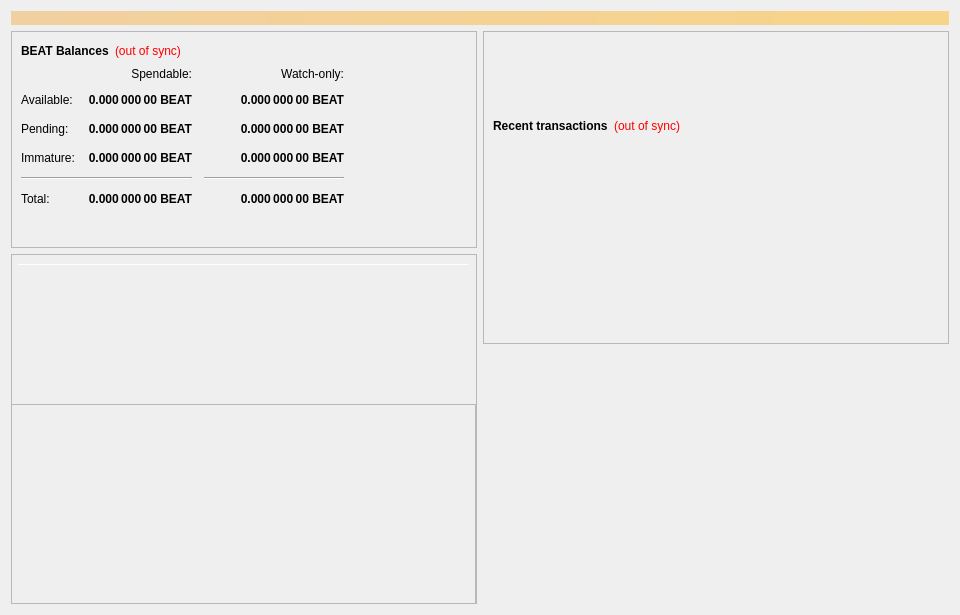
<?xml version="1.0" encoding="UTF-8"?>
<ui version="4.0">
 <class>OverviewPage</class>
 <widget class="QWidget" name="OverviewPage">
  <property name="geometry">
   <rect>
    <x>0</x>
    <y>0</y>
    <width>960</width>
    <height>615</height>
   </rect>
  </property>
  <property name="minimumSize">
   <size>
    <width>960</width>
    <height>0</height>
   </size>
  </property>
  <property name="windowTitle">
   <string>Form</string>
  </property>
  <layout class="QVBoxLayout" name="topLayout">
   <item>
    <widget class="QLabel" name="labelAlerts">
     <property name="visible">
      <bool>false</bool>
     </property>
     <property name="styleSheet">
      <string notr="true">background-color: qlineargradient(x1: 0, y1: 0, x2: 1, y2: 0, stop:0 #F0D0A0, stop:1 #F8D488); color:#000000;</string>
     </property>
     <property name="wordWrap">
      <bool>true</bool>
     </property>
     <property name="margin">
      <number>3</number>
     </property>
    </widget>
   </item>
   <item>
    <layout class="QHBoxLayout" name="horizontalLayout" stretch="1,1">
     <item>
      <layout class="QVBoxLayout" name="verticalLayout_2">
       <item>
        <widget class="QFrame" name="frame">
         <property name="frameShape">
          <enum>QFrame::StyledPanel</enum>
         </property>
         <property name="frameShadow">
          <enum>QFrame::Raised</enum>
         </property>
         <layout class="QVBoxLayout" name="verticalLayout_4">
          <item>
           <layout class="QHBoxLayout" name="horizontalLayout_4">
            <item>
             <widget class="QLabel" name="label_5">
              <property name="font">
               <font>
                <weight>75</weight>
                <bold>true</bold>
               </font>
              </property>
              <property name="text">
               <string>BEAT Balances</string>
              </property>
             </widget>
            </item>
            <item>
             <widget class="QLabel" name="labelWalletStatus">
              <property name="cursor">
               <cursorShape>WhatsThisCursor</cursorShape>
              </property>
              <property name="toolTip">
               <string>The displayed information may be out of date. Your wallet automatically synchronizes with the BeatCrypto network after a connection is established, but this process has not completed yet.</string>
              </property>
              <property name="styleSheet">
               <string notr="true">QLabel { color: red; }</string>
              </property>
              <property name="text">
               <string notr="true">(out of sync)</string>
              </property>
              <property name="alignment">
               <set>Qt::AlignLeading|Qt::AlignLeft|Qt::AlignVCenter</set>
              </property>
             </widget>
            </item>
            <item>
             <spacer name="horizontalSpacer_3">
              <property name="orientation">
               <enum>Qt::Horizontal</enum>
              </property>
              <property name="sizeHint" stdset="0">
               <size>
                <width>40</width>
                <height>20</height>
               </size>
              </property>
             </spacer>
            </item>
           </layout>
          </item>
          <item>
           <layout class="QGridLayout" name="gridLayout">
            <property name="spacing">
             <number>12</number>
            </property>
            <item row="2" column="2">
             <widget class="QLabel" name="labelWatchPending">
              <property name="font">
               <font>
                <weight>75</weight>
                <bold>true</bold>
               </font>
              </property>
              <property name="cursor">
               <cursorShape>IBeamCursor</cursorShape>
              </property>
              <property name="toolTip">
               <string>Unconfirmed transactions to watch-only addresses</string>
              </property>
              <property name="text">
               <string notr="true">0.000 000 00 BEAT</string>
              </property>
              <property name="alignment">
               <set>Qt::AlignRight|Qt::AlignTrailing|Qt::AlignVCenter</set>
              </property>
              <property name="textInteractionFlags">
               <set>Qt::LinksAccessibleByMouse|Qt::TextSelectableByKeyboard|Qt::TextSelectableByMouse</set>
              </property>
             </widget>
            </item>
            <item row="2" column="1">
             <widget class="QLabel" name="labelUnconfirmed">
              <property name="font">
               <font>
                <weight>75</weight>
                <bold>true</bold>
               </font>
              </property>
              <property name="cursor">
               <cursorShape>IBeamCursor</cursorShape>
              </property>
              <property name="toolTip">
               <string>Total of transactions that have yet to be confirmed, and do not yet count toward the spendable balance</string>
              </property>
              <property name="text">
               <string notr="true">0.000 000 00 BEAT</string>
              </property>
              <property name="alignment">
               <set>Qt::AlignRight|Qt::AlignTrailing|Qt::AlignVCenter</set>
              </property>
              <property name="textInteractionFlags">
               <set>Qt::LinksAccessibleByMouse|Qt::TextSelectableByKeyboard|Qt::TextSelectableByMouse</set>
              </property>
             </widget>
            </item>
            <item row="3" column="2">
             <widget class="QLabel" name="labelWatchImmature">
              <property name="font">
               <font>
                <weight>75</weight>
                <bold>true</bold>
               </font>
              </property>
              <property name="cursor">
               <cursorShape>IBeamCursor</cursorShape>
              </property>
              <property name="toolTip">
               <string>Staked or masternode rewards in watch-only addresses that has not yet matured</string>
              </property>
              <property name="text">
               <string notr="true">0.000 000 00 BEAT</string>
              </property>
              <property name="alignment">
               <set>Qt::AlignRight|Qt::AlignTrailing|Qt::AlignVCenter</set>
              </property>
              <property name="textInteractionFlags">
               <set>Qt::LinksAccessibleByMouse|Qt::TextSelectableByKeyboard|Qt::TextSelectableByMouse</set>
              </property>
             </widget>
            </item>
            <item row="4" column="0" colspan="2">
             <widget class="Line" name="lineSpendableBalance">
              <property name="orientation">
               <enum>Qt::Horizontal</enum>
              </property>
             </widget>
            </item>
            <item row="4" column="2">
             <widget class="Line" name="lineWatchBalance">
              <property name="sizePolicy">
               <sizepolicy hsizetype="Preferred" vsizetype="Fixed">
                <horstretch>0</horstretch>
                <verstretch>0</verstretch>
               </sizepolicy>
              </property>
              <property name="minimumSize">
               <size>
                <width>140</width>
                <height>0</height>
               </size>
              </property>
              <property name="orientation">
               <enum>Qt::Horizontal</enum>
              </property>
             </widget>
            </item>
            <item row="5" column="0">
             <widget class="QLabel" name="labelTotalText">
              <property name="text">
               <string>Total:</string>
              </property>
             </widget>
            </item>
            <item row="3" column="1">
             <widget class="QLabel" name="labelImmature">
              <property name="font">
               <font>
                <weight>75</weight>
                <bold>true</bold>
               </font>
              </property>
              <property name="cursor">
               <cursorShape>IBeamCursor</cursorShape>
              </property>
              <property name="toolTip">
               <string>Staked or masternode rewards that has not yet matured</string>
              </property>
              <property name="text">
               <string notr="true">0.000 000 00 BEAT</string>
              </property>
              <property name="alignment">
               <set>Qt::AlignRight|Qt::AlignTrailing|Qt::AlignVCenter</set>
              </property>
              <property name="textInteractionFlags">
               <set>Qt::LinksAccessibleByMouse|Qt::TextSelectableByKeyboard|Qt::TextSelectableByMouse</set>
              </property>
             </widget>
            </item>
            <item row="2" column="3">
             <spacer name="horizontalSpacer_2">
              <property name="orientation">
               <enum>Qt::Horizontal</enum>
              </property>
              <property name="sizeHint" stdset="0">
               <size>
                <width>40</width>
                <height>20</height>
               </size>
              </property>
             </spacer>
            </item>
            <item row="3" column="0">
             <widget class="QLabel" name="labelImmatureText">
              <property name="text">
               <string>Immature:</string>
              </property>
             </widget>
            </item>
            <item row="5" column="1">
             <widget class="QLabel" name="labelTotal">
              <property name="font">
               <font>
                <weight>75</weight>
                <bold>true</bold>
               </font>
              </property>
              <property name="cursor">
               <cursorShape>IBeamCursor</cursorShape>
              </property>
              <property name="toolTip">
               <string>Your current total balance</string>
              </property>
              <property name="text">
               <string notr="true">0.000 000 00 BEAT</string>
              </property>
              <property name="alignment">
               <set>Qt::AlignRight|Qt::AlignTrailing|Qt::AlignVCenter</set>
              </property>
              <property name="textInteractionFlags">
               <set>Qt::LinksAccessibleByMouse|Qt::TextSelectableByKeyboard|Qt::TextSelectableByMouse</set>
              </property>
             </widget>
            </item>
            <item row="5" column="2">
             <widget class="QLabel" name="labelWatchTotal">
              <property name="font">
               <font>
                <weight>75</weight>
                <bold>true</bold>
               </font>
              </property>
              <property name="cursor">
               <cursorShape>IBeamCursor</cursorShape>
              </property>
              <property name="toolTip">
               <string>Current total balance in watch-only addresses</string>
              </property>
              <property name="text">
               <string notr="true">0.000 000 00 BEAT</string>
              </property>
              <property name="alignment">
               <set>Qt::AlignRight|Qt::AlignTrailing|Qt::AlignVCenter</set>
              </property>
              <property name="textInteractionFlags">
               <set>Qt::LinksAccessibleByMouse|Qt::TextSelectableByKeyboard|Qt::TextSelectableByMouse</set>
              </property>
             </widget>
            </item>
            <item row="0" column="2">
             <widget class="QLabel" name="labelWatchonly">
              <property name="text">
               <string>Watch-only:</string>
              </property>
              <property name="alignment">
               <set>Qt::AlignRight|Qt::AlignTrailing|Qt::AlignVCenter</set>
              </property>
             </widget>
            </item>
            <item row="1" column="0">
             <widget class="QLabel" name="labelBalanceText">
              <property name="text">
               <string>Available:</string>
              </property>
             </widget>
            </item>
            <item row="1" column="1">
             <widget class="QLabel" name="labelBalance">
              <property name="font">
               <font>
                <weight>75</weight>
                <bold>true</bold>
               </font>
              </property>
              <property name="cursor">
               <cursorShape>IBeamCursor</cursorShape>
              </property>
              <property name="toolTip">
               <string>Your current spendable balance</string>
              </property>
              <property name="text">
               <string notr="true">0.000 000 00 BEAT</string>
              </property>
              <property name="alignment">
               <set>Qt::AlignRight|Qt::AlignTrailing|Qt::AlignVCenter</set>
              </property>
              <property name="textInteractionFlags">
               <set>Qt::LinksAccessibleByMouse|Qt::TextSelectableByKeyboard|Qt::TextSelectableByMouse</set>
              </property>
             </widget>
            </item>
            <item row="1" column="2">
             <widget class="QLabel" name="labelWatchAvailable">
              <property name="font">
               <font>
                <weight>75</weight>
                <bold>true</bold>
               </font>
              </property>
              <property name="cursor">
               <cursorShape>IBeamCursor</cursorShape>
              </property>
              <property name="toolTip">
               <string>Your current balance in watch-only addresses</string>
              </property>
              <property name="text">
               <string notr="true">0.000 000 00 BEAT</string>
              </property>
              <property name="alignment">
               <set>Qt::AlignRight|Qt::AlignTrailing|Qt::AlignVCenter</set>
              </property>
              <property name="textInteractionFlags">
               <set>Qt::LinksAccessibleByMouse|Qt::TextSelectableByKeyboard|Qt::TextSelectableByMouse</set>
              </property>
             </widget>
            </item>
            <item row="2" column="0">
             <widget class="QLabel" name="labelPendingText">
              <property name="text">
               <string>Pending:</string>
              </property>
             </widget>
            </item>
            <item row="0" column="1">
             <widget class="QLabel" name="labelSpendable">
              <property name="text">
               <string>Spendable:</string>
              </property>
              <property name="alignment">
               <set>Qt::AlignRight|Qt::AlignTrailing|Qt::AlignVCenter</set>
              </property>
             </widget>
            </item>
           </layout>
          </item>
          <item>
           <spacer name="verticalSpacer_4">
            <property name="orientation">
             <enum>Qt::Vertical</enum>
            </property>
            <property name="sizeHint" stdset="0">
             <size>
              <width>20</width>
              <height>40</height>
             </size>
            </property>
           </spacer>
          </item>
         </layout>
        </widget>
       </item>
       <item>
        <widget class="QFrame" name="frameObfuscation">
         <property name="minimumSize">
          <size>
           <width>0</width>
           <height>350</height>
          </size>
         </property>
         <property name="layoutDirection">
          <enum>Qt::LeftToRight</enum>
         </property>
         <property name="frameShape">
          <enum>QFrame::StyledPanel</enum>
         </property>
         <property name="frameShadow">
          <enum>QFrame::Raised</enum>
         </property>
         <widget class="QPushButton" name="runAutoDenom">
          <property name="geometry">
           <rect>
            <x>251</x>
            <y>17</y>
            <width>1</width>
            <height>1</height>
           </rect>
          </property>
          <property name="palette">
           <palette>
            <active>
             <colorrole role="WindowText">
              <brush brushstyle="SolidPattern">
               <color alpha="255">
                <red>0</red>
                <green>0</green>
                <blue>0</blue>
               </color>
              </brush>
             </colorrole>
             <colorrole role="Button">
              <brush brushstyle="SolidPattern">
               <color alpha="255">
                <red>239</red>
                <green>238</green>
                <blue>238</blue>
               </color>
              </brush>
             </colorrole>
             <colorrole role="Light">
              <brush brushstyle="SolidPattern">
               <color alpha="255">
                <red>255</red>
                <green>255</green>
                <blue>255</blue>
               </color>
              </brush>
             </colorrole>
             <colorrole role="Midlight">
              <brush brushstyle="SolidPattern">
               <color alpha="255">
                <red>247</red>
                <green>246</green>
                <blue>246</blue>
               </color>
              </brush>
             </colorrole>
             <colorrole role="Dark">
              <brush brushstyle="SolidPattern">
               <color alpha="255">
                <red>119</red>
                <green>119</green>
                <blue>119</blue>
               </color>
              </brush>
             </colorrole>
             <colorrole role="Mid">
              <brush brushstyle="SolidPattern">
               <color alpha="255">
                <red>159</red>
                <green>159</green>
                <blue>159</blue>
               </color>
              </brush>
             </colorrole>
             <colorrole role="Text">
              <brush brushstyle="SolidPattern">
               <color alpha="255">
                <red>0</red>
                <green>0</green>
                <blue>0</blue>
               </color>
              </brush>
             </colorrole>
             <colorrole role="BrightText">
              <brush brushstyle="SolidPattern">
               <color alpha="255">
                <red>255</red>
                <green>255</green>
                <blue>255</blue>
               </color>
              </brush>
             </colorrole>
             <colorrole role="ButtonText">
              <brush brushstyle="SolidPattern">
               <color alpha="255">
                <red>0</red>
                <green>0</green>
                <blue>0</blue>
               </color>
              </brush>
             </colorrole>
             <colorrole role="Base">
              <brush brushstyle="SolidPattern">
               <color alpha="255">
                <red>255</red>
                <green>255</green>
                <blue>255</blue>
               </color>
              </brush>
             </colorrole>
             <colorrole role="Window">
              <brush brushstyle="SolidPattern">
               <color alpha="255">
                <red>239</red>
                <green>238</green>
                <blue>238</blue>
               </color>
              </brush>
             </colorrole>
             <colorrole role="Shadow">
              <brush brushstyle="SolidPattern">
               <color alpha="255">
                <red>0</red>
                <green>0</green>
                <blue>0</blue>
               </color>
              </brush>
             </colorrole>
             <colorrole role="AlternateBase">
              <brush brushstyle="SolidPattern">
               <color alpha="255">
                <red>247</red>
                <green>246</green>
                <blue>246</blue>
               </color>
              </brush>
             </colorrole>
             <colorrole role="ToolTipBase">
              <brush brushstyle="SolidPattern">
               <color alpha="255">
                <red>255</red>
                <green>255</green>
                <blue>220</blue>
               </color>
              </brush>
             </colorrole>
             <colorrole role="ToolTipText">
              <brush brushstyle="SolidPattern">
               <color alpha="255">
                <red>0</red>
                <green>0</green>
                <blue>0</blue>
               </color>
              </brush>
             </colorrole>
            </active>
            <inactive>
             <colorrole role="WindowText">
              <brush brushstyle="SolidPattern">
               <color alpha="255">
                <red>0</red>
                <green>0</green>
                <blue>0</blue>
               </color>
              </brush>
             </colorrole>
             <colorrole role="Button">
              <brush brushstyle="SolidPattern">
               <color alpha="255">
                <red>239</red>
                <green>238</green>
                <blue>238</blue>
               </color>
              </brush>
             </colorrole>
             <colorrole role="Light">
              <brush brushstyle="SolidPattern">
               <color alpha="255">
                <red>255</red>
                <green>255</green>
                <blue>255</blue>
               </color>
              </brush>
             </colorrole>
             <colorrole role="Midlight">
              <brush brushstyle="SolidPattern">
               <color alpha="255">
                <red>247</red>
                <green>246</green>
                <blue>246</blue>
               </color>
              </brush>
             </colorrole>
             <colorrole role="Dark">
              <brush brushstyle="SolidPattern">
               <color alpha="255">
                <red>119</red>
                <green>119</green>
                <blue>119</blue>
               </color>
              </brush>
             </colorrole>
             <colorrole role="Mid">
              <brush brushstyle="SolidPattern">
               <color alpha="255">
                <red>159</red>
                <green>159</green>
                <blue>159</blue>
               </color>
              </brush>
             </colorrole>
             <colorrole role="Text">
              <brush brushstyle="SolidPattern">
               <color alpha="255">
                <red>0</red>
                <green>0</green>
                <blue>0</blue>
               </color>
              </brush>
             </colorrole>
             <colorrole role="BrightText">
              <brush brushstyle="SolidPattern">
               <color alpha="255">
                <red>255</red>
                <green>255</green>
                <blue>255</blue>
               </color>
              </brush>
             </colorrole>
             <colorrole role="ButtonText">
              <brush brushstyle="SolidPattern">
               <color alpha="255">
                <red>0</red>
                <green>0</green>
                <blue>0</blue>
               </color>
              </brush>
             </colorrole>
             <colorrole role="Base">
              <brush brushstyle="SolidPattern">
               <color alpha="255">
                <red>255</red>
                <green>255</green>
                <blue>255</blue>
               </color>
              </brush>
             </colorrole>
             <colorrole role="Window">
              <brush brushstyle="SolidPattern">
               <color alpha="255">
                <red>239</red>
                <green>238</green>
                <blue>238</blue>
               </color>
              </brush>
             </colorrole>
             <colorrole role="Shadow">
              <brush brushstyle="SolidPattern">
               <color alpha="255">
                <red>0</red>
                <green>0</green>
                <blue>0</blue>
               </color>
              </brush>
             </colorrole>
             <colorrole role="AlternateBase">
              <brush brushstyle="SolidPattern">
               <color alpha="255">
                <red>247</red>
                <green>246</green>
                <blue>246</blue>
               </color>
              </brush>
             </colorrole>
             <colorrole role="ToolTipBase">
              <brush brushstyle="SolidPattern">
               <color alpha="255">
                <red>255</red>
                <green>255</green>
                <blue>220</blue>
               </color>
              </brush>
             </colorrole>
             <colorrole role="ToolTipText">
              <brush brushstyle="SolidPattern">
               <color alpha="255">
                <red>0</red>
                <green>0</green>
                <blue>0</blue>
               </color>
              </brush>
             </colorrole>
            </inactive>
            <disabled>
             <colorrole role="WindowText">
              <brush brushstyle="SolidPattern">
               <color alpha="255">
                <red>119</red>
                <green>119</green>
                <blue>119</blue>
               </color>
              </brush>
             </colorrole>
             <colorrole role="Button">
              <brush brushstyle="SolidPattern">
               <color alpha="255">
                <red>239</red>
                <green>238</green>
                <blue>238</blue>
               </color>
              </brush>
             </colorrole>
             <colorrole role="Light">
              <brush brushstyle="SolidPattern">
               <color alpha="255">
                <red>255</red>
                <green>255</green>
                <blue>255</blue>
               </color>
              </brush>
             </colorrole>
             <colorrole role="Midlight">
              <brush brushstyle="SolidPattern">
               <color alpha="255">
                <red>247</red>
                <green>246</green>
                <blue>246</blue>
               </color>
              </brush>
             </colorrole>
             <colorrole role="Dark">
              <brush brushstyle="SolidPattern">
               <color alpha="255">
                <red>119</red>
                <green>119</green>
                <blue>119</blue>
               </color>
              </brush>
             </colorrole>
             <colorrole role="Mid">
              <brush brushstyle="SolidPattern">
               <color alpha="255">
                <red>159</red>
                <green>159</green>
                <blue>159</blue>
               </color>
              </brush>
             </colorrole>
             <colorrole role="Text">
              <brush brushstyle="SolidPattern">
               <color alpha="255">
                <red>119</red>
                <green>119</green>
                <blue>119</blue>
               </color>
              </brush>
             </colorrole>
             <colorrole role="BrightText">
              <brush brushstyle="SolidPattern">
               <color alpha="255">
                <red>255</red>
                <green>255</green>
                <blue>255</blue>
               </color>
              </brush>
             </colorrole>
             <colorrole role="ButtonText">
              <brush brushstyle="SolidPattern">
               <color alpha="255">
                <red>119</red>
                <green>119</green>
                <blue>119</blue>
               </color>
              </brush>
             </colorrole>
             <colorrole role="Base">
              <brush brushstyle="SolidPattern">
               <color alpha="255">
                <red>239</red>
                <green>238</green>
                <blue>238</blue>
               </color>
              </brush>
             </colorrole>
             <colorrole role="Window">
              <brush brushstyle="SolidPattern">
               <color alpha="255">
                <red>239</red>
                <green>238</green>
                <blue>238</blue>
               </color>
              </brush>
             </colorrole>
             <colorrole role="Shadow">
              <brush brushstyle="SolidPattern">
               <color alpha="255">
                <red>0</red>
                <green>0</green>
                <blue>0</blue>
               </color>
              </brush>
             </colorrole>
             <colorrole role="AlternateBase">
              <brush brushstyle="SolidPattern">
               <color alpha="255">
                <red>239</red>
                <green>238</green>
                <blue>238</blue>
               </color>
              </brush>
             </colorrole>
             <colorrole role="ToolTipBase">
              <brush brushstyle="SolidPattern">
               <color alpha="255">
                <red>255</red>
                <green>255</green>
                <blue>220</blue>
               </color>
              </brush>
             </colorrole>
             <colorrole role="ToolTipText">
              <brush brushstyle="SolidPattern">
               <color alpha="255">
                <red>0</red>
                <green>0</green>
                <blue>0</blue>
               </color>
              </brush>
             </colorrole>
            </disabled>
           </palette>
          </property>
          <property name="focusPolicy">
           <enum>Qt::NoFocus</enum>
          </property>
          <property name="autoFillBackground">
           <bool>true</bool>
          </property>
          <property name="text">
           <string/>
          </property>
          <property name="flat">
           <bool>true</bool>
          </property>
         </widget>
         <widget class="Line" name="line">
          <property name="geometry">
           <rect>
            <x>7</x>
            <y>10</y>
            <width>451</width>
            <height>1</height>
           </rect>
          </property>
          <property name="orientation">
           <enum>Qt::Horizontal</enum>
          </property>
         </widget>
         <widget class="QFrame" name="frame_3">
          <property name="geometry">
           <rect>
            <x>0</x>
            <y>150</y>
            <width>465</width>
            <height>201</height>
           </rect>
          </property>
          <property name="frameShape">
           <enum>QFrame::StyledPanel</enum>
          </property>
          <property name="frameShadow">
           <enum>QFrame::Raised</enum>
          </property>
         </widget>
        </widget>
       </item>
      </layout>
     </item>
     <item>
      <layout class="QVBoxLayout" name="verticalLayout_3">
       <item>
        <widget class="QFrame" name="frame_2">
         <property name="frameShape">
          <enum>QFrame::StyledPanel</enum>
         </property>
         <property name="frameShadow">
          <enum>QFrame::Raised</enum>
         </property>
         <layout class="QVBoxLayout" name="verticalLayout">
          <item>
           <spacer name="verticalSpacer_3">
            <property name="orientation">
             <enum>Qt::Vertical</enum>
            </property>
            <property name="sizeType">
             <enum>QSizePolicy::Fixed</enum>
            </property>
            <property name="sizeHint" stdset="0">
             <size>
              <width>20</width>
              <height>75</height>
             </size>
            </property>
           </spacer>
          </item>
          <item>
           <layout class="QHBoxLayout" name="horizontalLayout_2">
            <item>
             <widget class="QLabel" name="label_4">
              <property name="font">
               <font>
                <weight>75</weight>
                <bold>true</bold>
               </font>
              </property>
              <property name="text">
               <string>Recent transactions</string>
              </property>
             </widget>
            </item>
            <item>
             <widget class="QLabel" name="labelTransactionsStatus">
              <property name="cursor">
               <cursorShape>WhatsThisCursor</cursorShape>
              </property>
              <property name="toolTip">
               <string>The displayed information may be out of date. Your wallet automatically synchronizes with the BeatCrypto network after a connection is established, but this process has not completed yet.</string>
              </property>
              <property name="styleSheet">
               <string notr="true">QLabel { color: red; }</string>
              </property>
              <property name="text">
               <string notr="true">(out of sync)</string>
              </property>
              <property name="alignment">
               <set>Qt::AlignRight|Qt::AlignTrailing|Qt::AlignVCenter</set>
              </property>
             </widget>
            </item>
            <item>
             <spacer name="horizontalSpacer">
              <property name="orientation">
               <enum>Qt::Horizontal</enum>
              </property>
              <property name="sizeHint" stdset="0">
               <size>
                <width>40</width>
                <height>20</height>
               </size>
              </property>
             </spacer>
            </item>
           </layout>
          </item>
          <item>
           <widget class="QListView" name="listTransactions">
            <property name="styleSheet">
             <string notr="true">QListView { background: transparent; }</string>
            </property>
            <property name="frameShape">
             <enum>QFrame::NoFrame</enum>
            </property>
            <property name="verticalScrollBarPolicy">
             <enum>Qt::ScrollBarAlwaysOff</enum>
            </property>
            <property name="horizontalScrollBarPolicy">
             <enum>Qt::ScrollBarAlwaysOff</enum>
            </property>
            <property name="selectionMode">
             <enum>QAbstractItemView::NoSelection</enum>
            </property>
           </widget>
          </item>
         </layout>
        </widget>
       </item>
       <item>
        <spacer name="verticalSpacer_2">
         <property name="orientation">
          <enum>Qt::Vertical</enum>
         </property>
         <property name="sizeType">
          <enum>QSizePolicy::Expanding</enum>
         </property>
         <property name="sizeHint" stdset="0">
          <size>
           <width>20</width>
           <height>40</height>
          </size>
         </property>
        </spacer>
       </item>
      </layout>
     </item>
    </layout>
   </item>
  </layout>
 </widget>
 <resources/>
 <connections/>
</ui>
